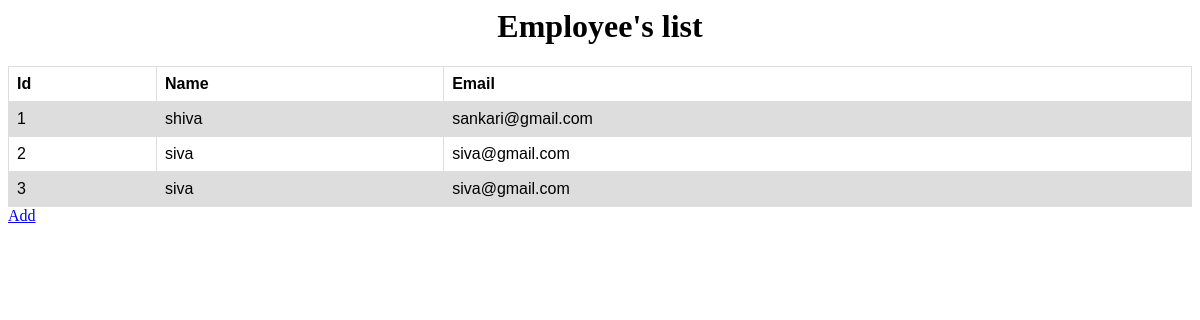
The app's page /, older data.
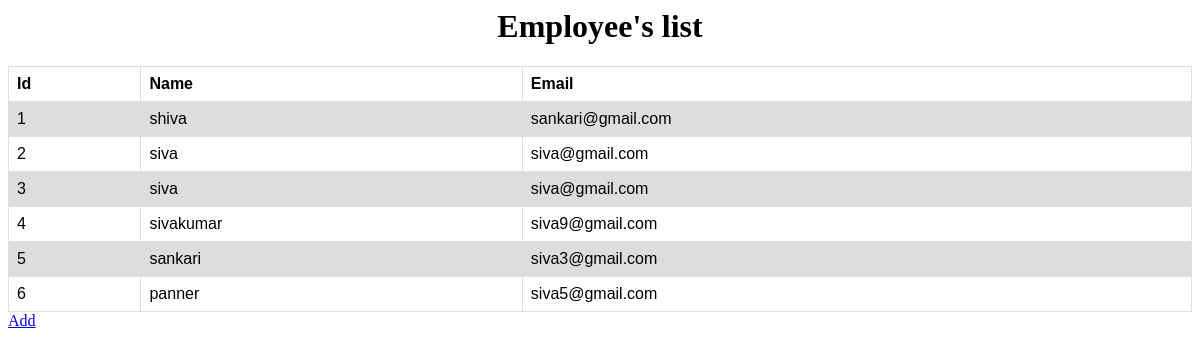
The same page, newer data.
### emp/models.py (models this page shows, shortened)
@python_2_unicode_compatible
class Employee(models.Model):
    emp_name = models.CharField(max_length=200)
    emp_email= models.CharField(max_length=200)
    pub_date = models.DateTimeField('datecreated')

### emp/views.py (the view)
# urls.py: url(r'^$', views.index, name='index'),
def index(request):
    latest_emp_list = Employee.objects.order_by('id')[:20]
    context = {'latest_emp_list': latest_emp_list}
    return render(request, 'emp/index.html', context)

### emp/templates/emp/index.html (shortened to what this page needs)
<head>
</head>
<body>
<div align="center">
<h1> Employee's list </h1> </div>
 {% if latest_emp_list %}
   <table>
  <tr>
    <th>Id</th>
    <th>Name</th>
    <th>Email</th>
  </tr>
    {% for emp in latest_emp_list %}
    <tr>
    <td>{{ emp.id }}</td>
    <td>{{ emp.emp_name }}</td>
    <td>{{ emp.emp_email }}</td>
  </tr>
    {% endfor %}
    </table>
{% else %}
    <p>No data are available.</p>
{% endif %}
<a href="/emp/upload_file/"> Add </a>
</body>

### emp/templates/emp/index.html (style rules this page uses)
table { font-family: arial, sans-serif; border-collapse: collapse; width: 100%; }
td, th { border: 1px solid #dddddd; text-align: left; padding: 8px; }
tr:nth-child(even) { background-color: #dddddd; }

Row changes from the older to the newer data that the page shows:
added Employee: id "4", emp_name "sivakumar", emp_email "siva9@gmail.com"
added Employee: id "5", emp_name "sankari", emp_email "siva3@gmail.com"
added Employee: id "6", emp_name "panner", emp_email "siva5@gmail.com"
